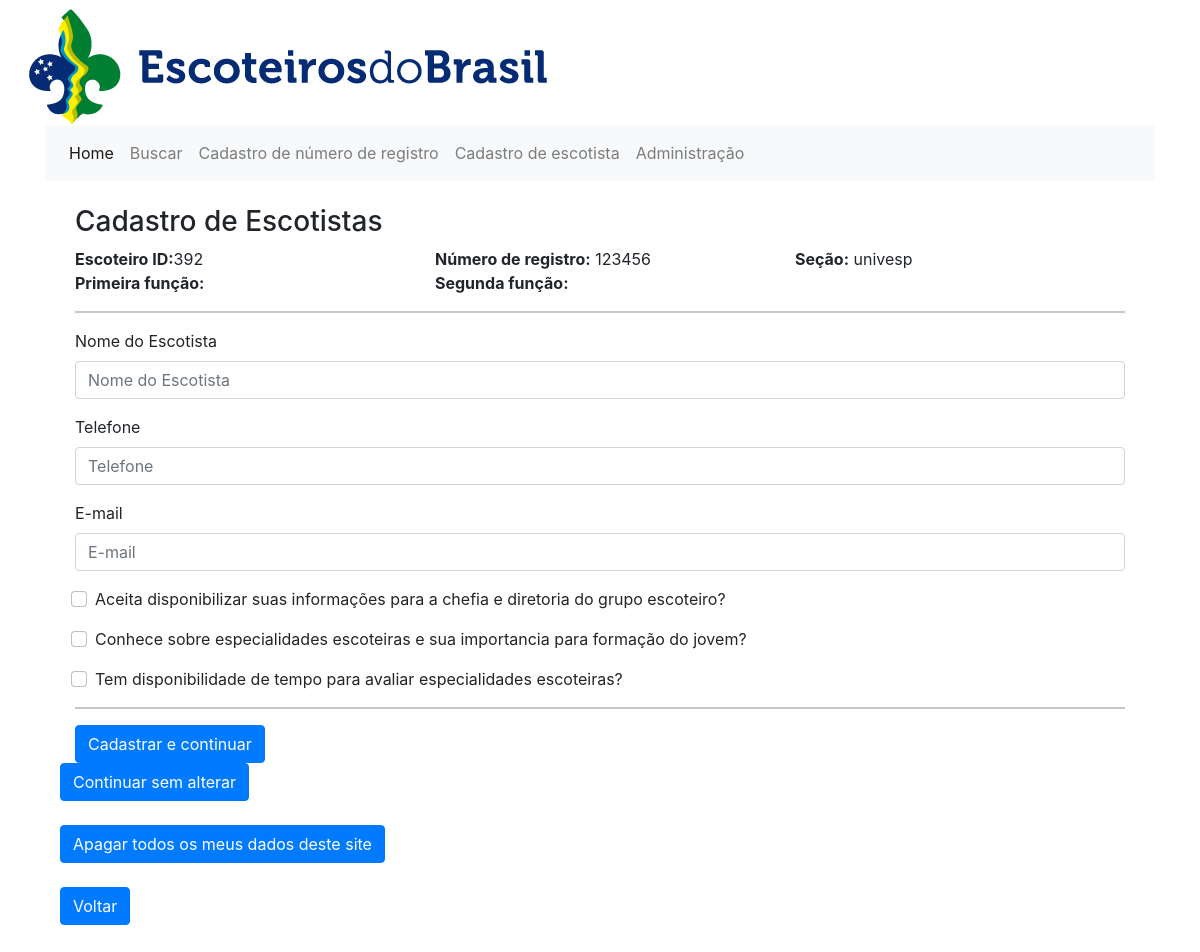
Page /cad_esc_p2/392 (signed in) on the committed database.
### core/models.py (models this page shows, shortened)
class NumbersRegisters(models.Model):
    number_register = models.CharField('number_register', max_length=20)
    name = models.CharField('name', max_length=100, blank=True)
    section = models.CharField('section', max_length=100)
    email = models.EmailField('email')
    phone = models.CharField('phone', max_length=15, blank=True)
    created_at = models.DateTimeField(auto_now_add=True)
    updated_at = models.DateField(auto_now=True)

### core/views.py (the view, shortened to what this page needs)
# urls.py: path('cad_esc_p2/<int:pk>', cad_esc_p2, name='cad_esc_p2'),
def cad_esc_p2(request, pk):
    nr = NumbersRegisters.objects.filter(id=str(pk)).values_list('number_register', flat=True)[0]
    if len(AssociateData.objects.filter(number_register=str(nr))) == 0:
        possui_cad_associatedata = False
    else:
        possui_cad_associatedata = True
    if str(request.method) == 'POST':
        form = AssociateDataModelForm(request.POST)
        if 'delete_associate_data' in request.POST:
            try:
                AssociateData.objects.filter(number_register=str(nr)).delete()
            except:
                pass
            try:
                Skills.objects.filter(number_register=str(nr)).delete()
            except:
                pass
            return HttpResponseRedirect('/')
        elif 'apenas_continuar' in request.POST:
            if len(AssociateData.objects.filter(number_register=str(nr))) == 0:
                messages.error(request, 'Não é possível continuar sem o cadastro')
                form = AssociateDataModelForm(request.POST)
            else:
                associete_cad_id = AssociateData.objects.filter(number_register=str(nr)).values_list('id', flat=True)[0]
                return HttpResponseRedirect('/cadastro_atividade/' + str(associete_cad_id))
        else:
            if form.is_valid():
                if possui_cad_associatedata:
                    AssociateData.objects.filter(number_register=str(nr)).delete()
                form.save()
                associete_cad = form.save(commit=False)
                associete_cad.number_register = str(nr)
                associete_cad.save()
                messages.success(request, 'Dados do escoteiro  ' + str(associete_cad.name) + ' salvo com sucesso')
                form = AssociateDataModelForm(initial={'number_register': str(nr)})
                return HttpResponseRedirect('/cadastro_atividade/' + str(associete_cad.id))
            else:
                messages.error(request, 'Erro ao cadastrar dados do escoteiro')
                form = AssociateDataModelForm(request.POST)
    else:
        if len(AssociateData.objects.filter(number_register=str(nr))) == 0:
            form = AssociateDataModelForm(initial={'number_register': str(nr)})
    data1 = NumbersRegisters.objects.get(id=pk)
    context = {
        'form': form,
        'data1': data1,
        'pca': possui_cad_associatedata,
        'logado': (str(request.user) != 'AnonymousUser'),
    }
    return render(request, 'cad_esc_p2.html', context)

### core/forms.py
class AssociateDataModelForm(forms.ModelForm):
    class Meta:
        model = AssociateData
        fields = ['name','phone','email','accept_1','accept_2','accept_3']
    name = forms.CharField(label='Nome do Escotista', max_length=100)
    phone = forms.CharField(label='Telefone', max_length=15)
    email = forms.EmailField(label='E-mail')
    ac1 = 'Aceita disponibilizar suas informações para a chefia e diretoria do grupo escoteiro?'
    ac2 = 'Conhece sobre especialidades escoteiras e sua importancia para formação do jovem?'
    ac3 = 'Tem disponibilidade de tempo para avaliar especialidades escoteiras?'
    accept_1 = forms.BooleanField(label=ac1)
    accept_2 = forms.BooleanField(label=ac2)
    accept_3 = forms.BooleanField(label=ac3)

### core/templates/cad_esc_p2.html (shortened to what this page needs)
{% extends 'base.html' %}
{% load bootstrap4 %}
{% load static %}
{% block main %}
<div class="container">
    <h3>Cadastro de Escotistas</h3>
    <div class="row">
        <div class="col-4">
            <b>Escoteiro ID:</b>{{ data1.id }}
        </div>
        <div class="col-4">
            <b>Número de registro:</b> {{ data1.number_register }}
        </div>
        <div class="col-4">
            <b>Seção:</b> {{ data1.section }}
        </div>
    </div>
    <div class="row">
        <div class="col-4">
            <b>Primeira função:</b> {{ data1.function_first }}
        </div>
        <div class="col-4">
            <b>Segunda função:</b> {{ data1.function_second }}
        </div>
    </div>
    <hr>
    <form action="{% url 'cad_esc_p2' data1.id %}" method="post" class="form" autocomplete="off"
        enctype="multipart/form-data">
        {% bootstrap_form form %}
        <hr>
        {% buttons %}
        {% if pca == True %}
        <div class="btn-group" role="group">
            <button type="submit" class="btn btn-primary">Salvar e continuar</button>
            {% else %}
            <button type="submit" class="btn btn-primary">Cadastrar e continuar</button>
            {% endif %}
            {% endbuttons %}
        </div>
    <form action="{% url 'cad_esc_p2' data1.id %}" method="post">
        <input type="submit" name="apenas_continuar" class="btn btn-primary" value="Continuar sem alterar">
    </form>
    <br>
    <form action="{% url 'cad_esc_p2' data1.id %}" method="post">
        <input type="submit" name="delete_associate_data" class="btn btn-primary"
            value="Apagar todos os meus dados deste site">
    </form>
    <br>
    <input type=button class="btn btn-primary" value="Voltar" onClick="javascript:history.go(-1);">
    <br><br>
</div>
<br><br><br>
{% endblock %}

### rows in the picture
NumbersRegisters: id "392", number_register "123456", section "univesp"
